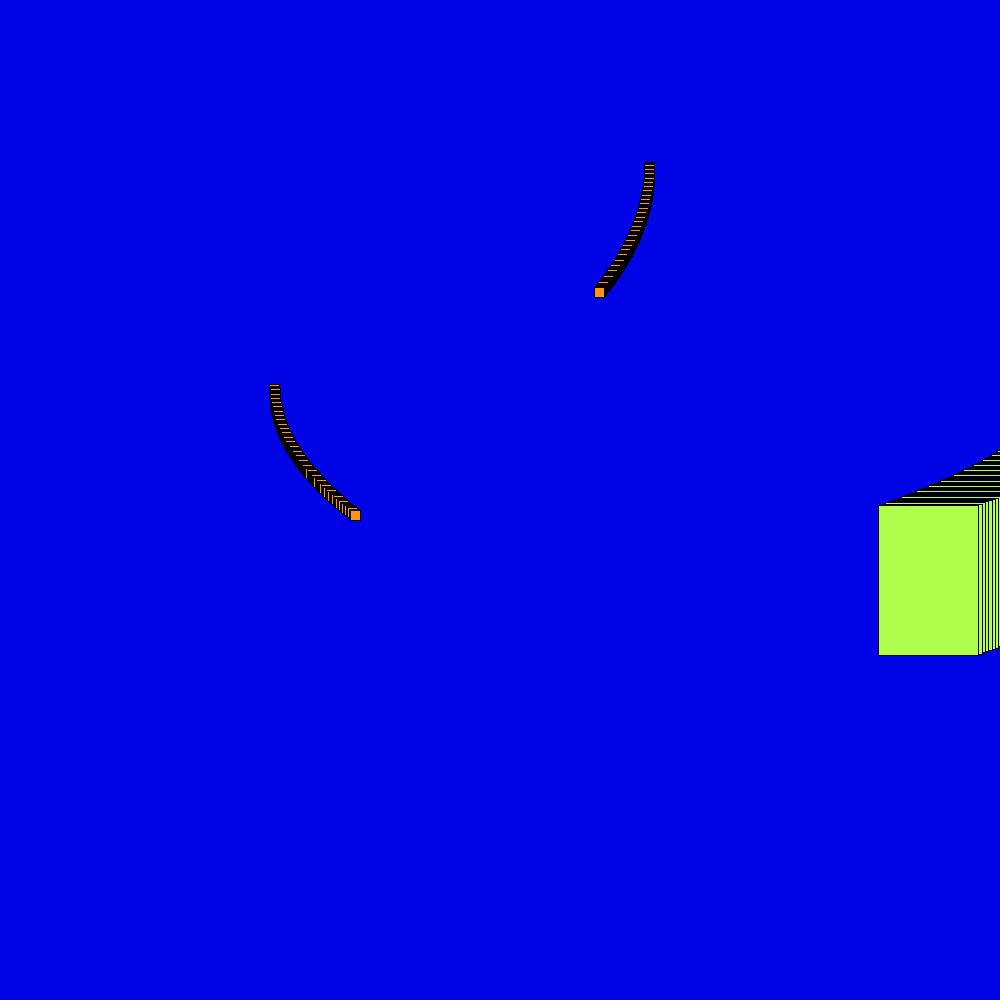
Frame 1 (no input)
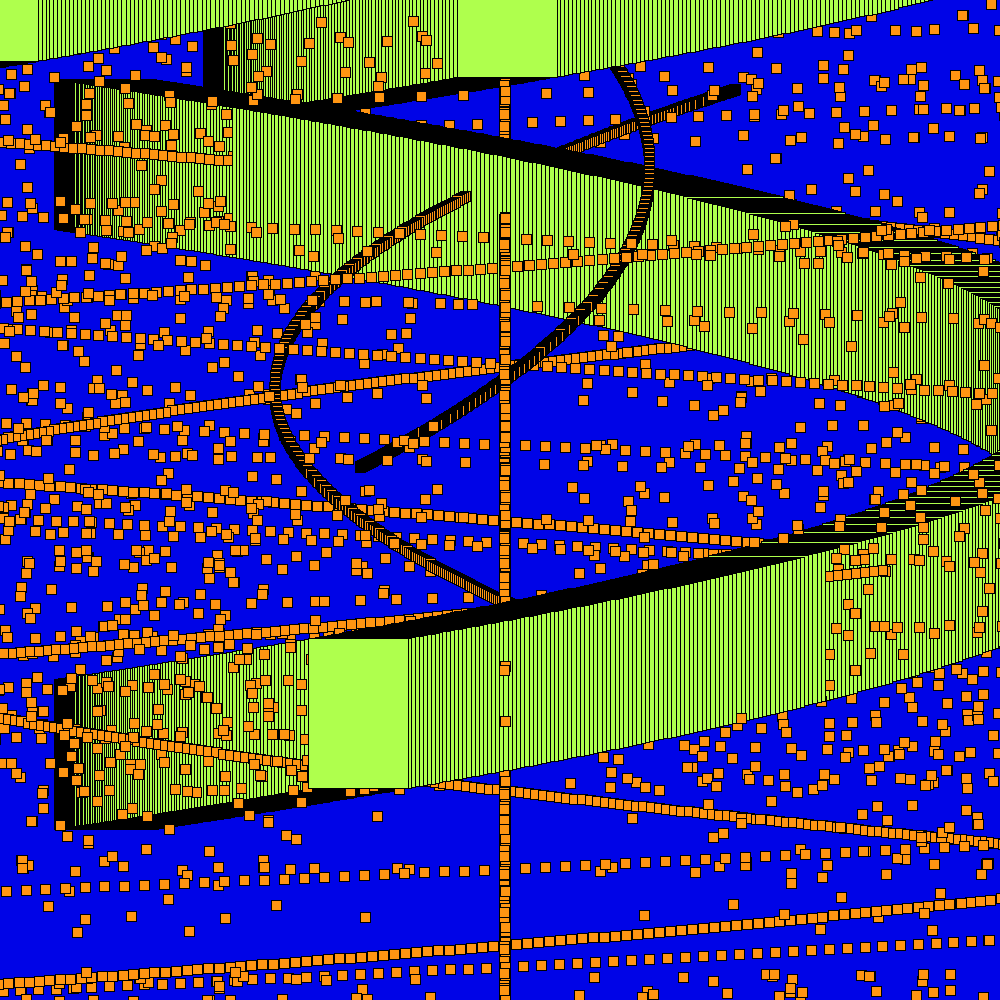
Frame 60 (the mouse pressed at the canvas centre just before this capture)
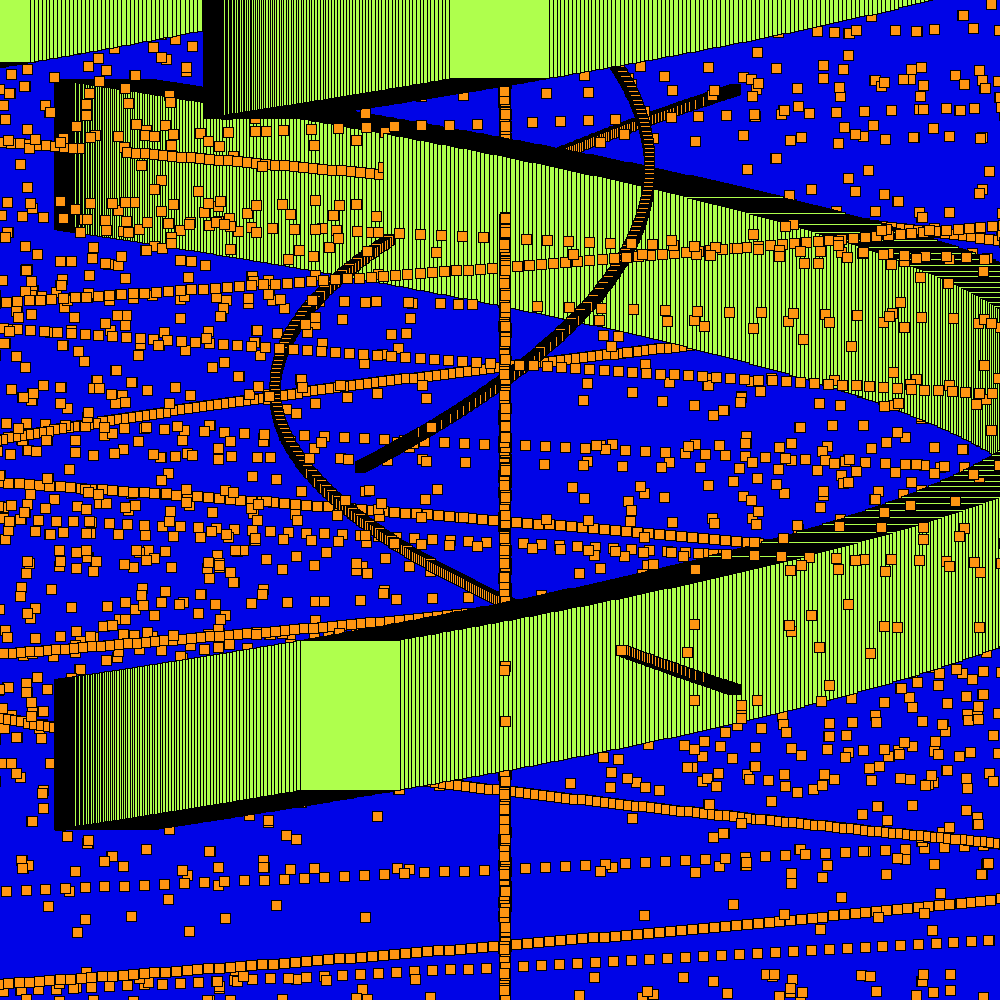
Frame 120 (the mouse held since frame 60 and released just before this capture)

The Processing sketch that drew these frames (run headless with seeded random() and noise(); from frame 60 on, the mouse is pressed at the canvas centre):

// Processing sketch: processing_78393
// ── processing_78393.pde

Circle[] circles;

void setup(){
  size(1000,1000);
  background(1255);
  circles = new Circle[1000];
  for(int i=0; i < circles.length; i++){
      circles[i]= new Circle(random(width),random(height),random(-500,500),random(-500,500));
      
  }
}

void draw(){
  for(int i=0; i <circles.length; i++){
    circles[i].move();
    circles[i].displayC();
    
    
  }
}


class Circle{
   float x,y,offx,offy,speedX,speedY,angle;
Circle(float _x,float _y, float _offx, float _offy){
    
    x=_x;
    y=_y;
    offx= _offx;
    offy= _offy;
    speedX=1;
    speedY=1;
}

  void move(){
      
    for(int i=0; i<100; i++){

       
     
      x=500*cos(radians(angle));
      
        y=300*sin(radians(angle/2));
          
           fill(175,405,77);
            
            rect(x-offx+width/2,y+offy*height/2,100,150);
            
            fill(255,149,18); 
         
          rect(x*offx+width/2,y+offy+height/2,10,10);
          
          fill(255,149,180); 
         
            rect(x+offx+width/4,y+offy*height*2,25,50);
        
         angle+=.5;
      }
  }
  
  void displayC(){
    //ellipse(x,y,5,5);
  }


  }
